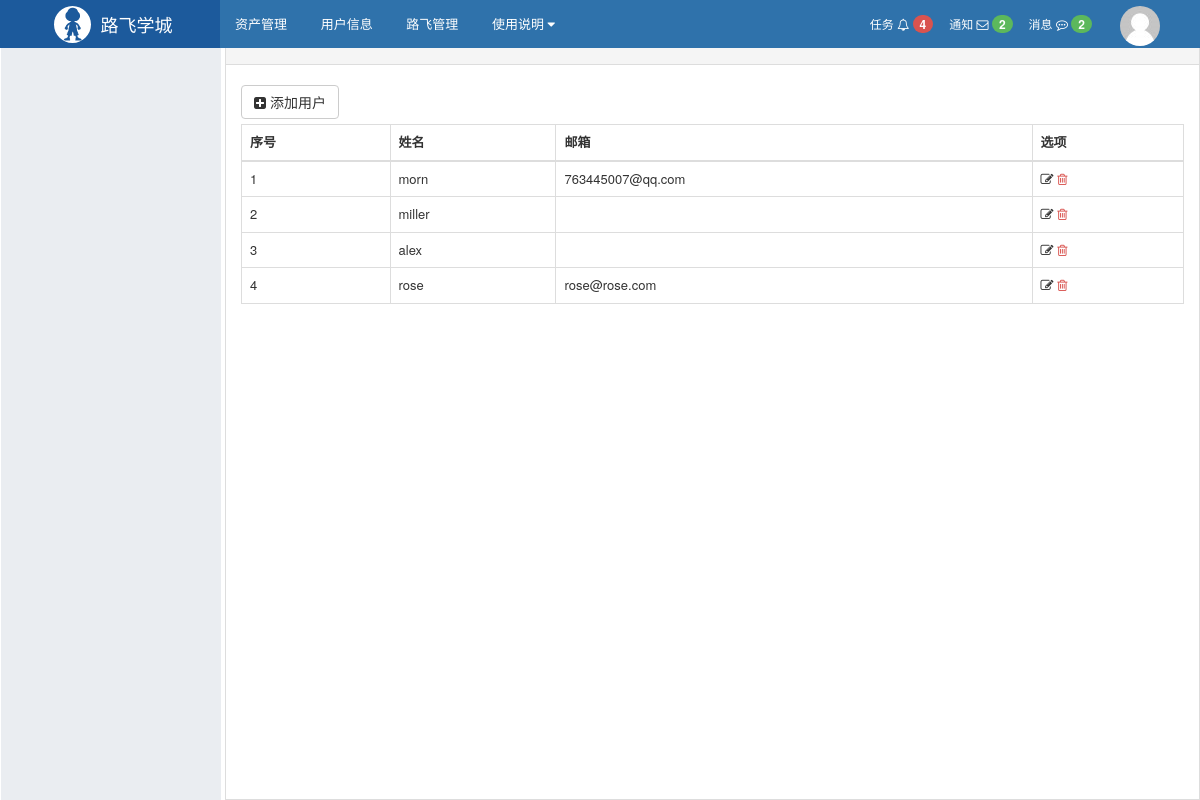
The app's page /rbac/user/list/ with its own data.
### rbac/models.py (models this page shows, shortened)
class UserInfo(AbstractUser):
    roles = models.ManyToManyField(to="Role")

### rbac/views/user.py (the view)
def user_list(request):
    users = models.UserInfo.objects.all()
    return render(request, "rbac/user_list.html", locals())

### rbac/templates/rbac/user_list.html
{% extends "layout.html" %}
{% block content %}
    <div class="luffy-container">
        <div class="btn-group" style="margin: 5px 0">
            <a class="btn btn-default" href="{% url 'rbac:user_add' %}">
                <i class="fa fa-plus-square" aria-hidden="true"></i> 添加用户
            </a>
        </div>
        <table class="table table-bordered table-hover">
            <thead>
            <tr>
                <th>序号</th>
                <th>姓名</th>
                <th>邮箱</th>
                <th>选项</th>
            </tr>
            </thead>
            <tbody>
            {% for user in users %}
                <tr>
                    <td>{{ forloop.counter}}</td>
                    <td>{{ user.username }}</td>
                    <td>{{ user.email }}</td>
                    <td>
                        <a style="color: #333333;" href="{% url 'rbac:user_edit' uid=user.id %}">
                            <i class="fa fa-edit" aria-hidden="true"></i></a>
                        <a style="color: #d9534f;" href="{% url 'rbac:user_del' uid=user.id %}"><i
                                class="fa fa-trash-o"></i></a>
                    </td>
                </tr>
            {% endfor %}
            </tbody>
        </table>
    </div>
{% endblock %}

### web/static/css/commons.css (style rules this page uses)
body { margin: 0; }

### web/templates/layout.html (style rules this page uses)
body { margin: 0; }
.luffy-container { padding: 15px; }

### records on screen
UserInfo: username "morn", email "763445007@qq.com"
UserInfo: username "miller"
UserInfo: username "alex"
UserInfo: username "rose", email "rose@rose.com"
